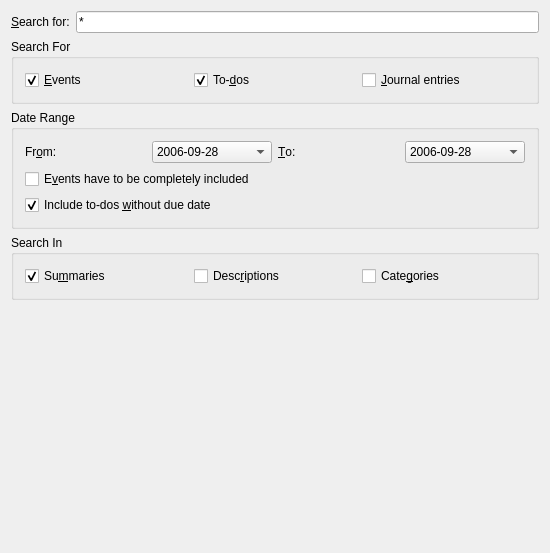
<ui version="4.0" >
 <author>UIExtractor</author>
 <comment>This is a comment</comment>
 <class>SearchDialog</class>
 <widget class="QWidget" name="SearchDialog" >
  <property name="geometry" >
   <rect>
    <x>0</x>
    <y>0</y>
    <width>550</width>
    <height>553</height>
   </rect>
  </property>
  <property name="windowTitle" >
   <string>Find Events - KOrganizer</string>
  </property>
  <layout class="QVBoxLayout" >
   <property name="margin" >
    <number>11</number>
   </property>
   <property name="spacing" >
    <number>6</number>
   </property>
   <item>
    <layout class="QHBoxLayout" >
     <property name="margin" >
      <number>0</number>
     </property>
     <property name="spacing" >
      <number>6</number>
     </property>
     <item>
      <widget class="QLabel" name="mSearchLabel" >
       <property name="text" >
        <string>&amp;Search for:</string>
       </property>
       <property name="wordWrap" >
        <bool>false</bool>
       </property>
       <property name="buddy" >
        <cstring>mSearchEdit</cstring>
       </property>
      </widget>
     </item>
     <item>
      <widget class="QLineEdit" name="mSearchEdit" >
       <property name="text" >
        <string>*</string>
       </property>
      </widget>
     </item>
    </layout>
   </item>
   <item>
    <widget class="QGroupBox" name="mSearchTypeGroup" >
     <property name="title" >
      <string>Search For</string>
     </property>
     <layout class="QGridLayout" >
      <property name="margin" >
       <number>11</number>
      </property>
      <property name="spacing" >
       <number>6</number>
      </property>
      <item row="0" column="0" >
       <widget class="QCheckBox" name="mEventsCheck" >
        <property name="text" >
         <string>&amp;Events</string>
        </property>
        <property name="checked" >
         <bool>true</bool>
        </property>
       </widget>
      </item>
      <item row="0" column="1" >
       <widget class="QCheckBox" name="mTodosCheck" >
        <property name="text" >
         <string>To-&amp;dos</string>
        </property>
        <property name="checked" >
         <bool>true</bool>
        </property>
       </widget>
      </item>
      <item row="0" column="2" >
       <widget class="QCheckBox" name="mJournalsCheck" >
        <property name="text" >
         <string>&amp;Journal entries</string>
        </property>
       </widget>
      </item>
     </layout>
    </widget>
   </item>
   <item>
    <widget class="QGroupBox" name="mDateRangeGroup" >
     <property name="title" >
      <string>Date Range</string>
     </property>
     <layout class="QGridLayout" >
      <property name="margin" >
       <number>11</number>
      </property>
      <property name="spacing" >
       <number>6</number>
      </property>
      <item row="1" column="0" colspan="4" >
       <widget class="QCheckBox" name="mInclusiveCheck" >
        <property name="text" >
         <string>E&amp;vents have to be completely included</string>
        </property>
       </widget>
      </item>
      <item row="0" column="1" >
       <widget class="KPIM::KDateEdit" name="mStartDate" >
        <item>
         <property name="text" >
          <string>2006-09-28</string>
         </property>
        </item>
       </widget>
      </item>
      <item row="0" column="0" >
       <widget class="QLabel" name="mStartDateLabel" >
        <property name="text" >
         <string>Fr&amp;om:</string>
        </property>
        <property name="wordWrap" >
         <bool>false</bool>
        </property>
        <property name="buddy" >
         <cstring>mStartDate</cstring>
        </property>
       </widget>
      </item>
      <item row="0" column="3" >
       <widget class="KPIM::KDateEdit" name="mEndDate" >
        <item>
         <property name="text" >
          <string>2006-09-28</string>
         </property>
        </item>
       </widget>
      </item>
      <item row="0" column="2" >
       <widget class="QLabel" name="mEndDateLabel" >
        <property name="text" >
         <string>&amp;To:</string>
        </property>
        <property name="wordWrap" >
         <bool>false</bool>
        </property>
        <property name="buddy" >
         <cstring>mEndDate</cstring>
        </property>
       </widget>
      </item>
      <item row="2" column="0" colspan="4" >
       <widget class="QCheckBox" name="mIncludeUndatedTodos" >
        <property name="text" >
         <string>Include to-dos &amp;without due date</string>
        </property>
        <property name="checked" >
         <bool>true</bool>
        </property>
       </widget>
      </item>
     </layout>
    </widget>
   </item>
   <item>
    <widget class="QGroupBox" name="mSearchGroup" >
     <property name="title" >
      <string>Search In</string>
     </property>
     <layout class="QHBoxLayout" >
      <property name="margin" >
       <number>11</number>
      </property>
      <property name="spacing" >
       <number>6</number>
      </property>
      <item>
       <widget class="QCheckBox" name="mSummaryCheck" >
        <property name="text" >
         <string>Su&amp;mmaries</string>
        </property>
        <property name="checked" >
         <bool>true</bool>
        </property>
       </widget>
      </item>
      <item>
       <widget class="QCheckBox" name="mDescriptionCheck" >
        <property name="text" >
         <string>Desc&amp;riptions</string>
        </property>
       </widget>
      </item>
      <item>
       <widget class="QCheckBox" name="mCategoryCheck" >
        <property name="text" >
         <string>Cate&amp;gories</string>
        </property>
       </widget>
      </item>
     </layout>
    </widget>
   </item>
   <item>
    <widget class="QWidget" native="1" name="mListViewParent" >
     <property name="sizePolicy" >
      <sizepolicy>
       <hsizetype>5</hsizetype>
       <vsizetype>3</vsizetype>
       <horstretch>0</horstretch>
       <verstretch>0</verstretch>
      </sizepolicy>
     </property>
    </widget>
   </item>
  </layout>
 </widget>
 <layoutdefault spacing="6" margin="11" />
 <pixmapfunction>qPixmapFromMimeSource</pixmapfunction>
 <customwidgets>
  <customwidget>
   <class>KPIM::KDateEdit</class>
   <extends>QComboBox</extends>
   <header>libkdepim/kdateedit.h</header>
  </customwidget>
 </customwidgets>
 <tabstops>
  <tabstop>mSearchEdit</tabstop>
  <tabstop>mEventsCheck</tabstop>
  <tabstop>mTodosCheck</tabstop>
  <tabstop>mJournalsCheck</tabstop>
  <tabstop>mStartDate</tabstop>
  <tabstop>mEndDate</tabstop>
  <tabstop>mInclusiveCheck</tabstop>
  <tabstop>mIncludeUndatedTodos</tabstop>
  <tabstop>mSummaryCheck</tabstop>
  <tabstop>mDescriptionCheck</tabstop>
  <tabstop>mCategoryCheck</tabstop>
 </tabstops>
 <includes>
  <include location="local" >libkdepim/kdateedit.h</include>
 </includes>
 <resources/>
 <connections/>
</ui>
